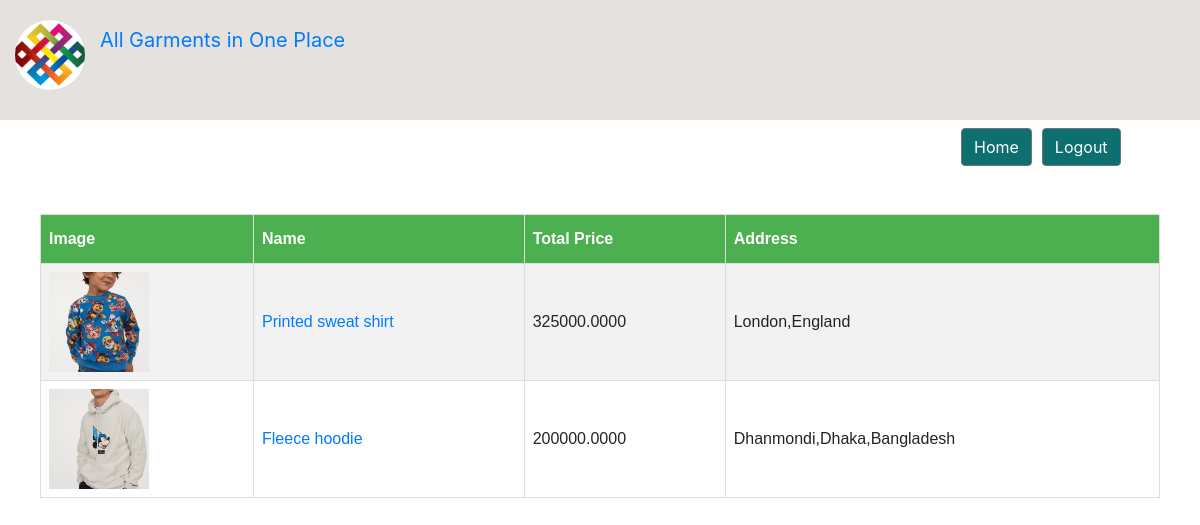
The app's page /order.php (signed in) with its own data.
### tables this page shows
CREATE TABLE `order_info` (
  `order_id` int(64) NOT NULL,
  `product_id` int(64) DEFAULT NULL,
  `quantity` int(64) DEFAULT NULL,
  `total_price` double(64,4) DEFAULT NULL,
  `address` text NOT NULL,
  `buyer_email` varchar(250) NOT NULL
);

CREATE TABLE `product_info` (
  `p_id` int(11) NOT NULL,
  `name` varchar(255) NOT NULL,
  `description` text NOT NULL,
  `image` varchar(500) NOT NULL,
  `price` double NOT NULL,
  `colour` text NOT NULL,
  `size` text NOT NULL,
  `min_order` int(50) NOT NULL,
  `gname` varchar(255) NOT NULL,
  `email` varchar(255) NOT NULL
);

### order.php (the view, shortened to what this page needs)
<!DOCTYPE html>
<html>
<head>
	<link rel="stylesheet" href="./css/style.css">
    <link rel="stylesheet" href="https://cdn.jsdelivr.net/npm/bootstrap@4.5.3/dist/css/bootstrap.min.css">
    <link rel="stylesheet" href="https://stackpath.bootstrapcdn.com/font-awesome/4.7.0/css/font-awesome.min.css">
</head>
<body>
	<?php include './header.php';
	$email=$_SESSION['email'];?>
   <div class="container-fluid topSection" style="background-color: #E5E1DE; padding-top: 20px; padding-bottom: 30px;">
       <div class="row">
           <div class="col-1">
               <img src="./picture/logo.png" alt="..." width="70" height="70" class="rounded-circle profileImg">
           </div>
           <div class="col-6">
               <div class="row">
                   <a class="navbar-brand" href="./index.php">All Garments in One Place</a>
               </div>
           </div>
       </div>
   </div>
   <div class="container-fluid">
       <nav class="navbar navbar-expand-lg">
           <div class="collapse navbar-collapse" id="navbarNav">
               <ul class="navbar-nav">
                   <li class="nav-item active">
                       <button type="button" onclick="window.location.href='./index.php'" class="btn btn-secondary" style="margin-left: 930px;background-color: #0d6f6f;">Home</button>
                   </li>
                   <li class="nav-item">
                       <button type="button" onclick="window.location.href='./logout.php'" class="btn btn-secondary" style="margin-left: 10px;background-color: #0d6f6f;">Logout</button>
                   </li>
               </ul>
           </div>
       </nav>
   </div>
   <div class="body" style="margin: 40px">
		<table id="customers">
			<tr>
				<th>Image</th>
				<th>Name</th>
				<th>Total Price</th>
				<th>Address</th>
			</tr>
			<?php
			$sql="select o.*,p.name,p.image from order_info o inner join product_info p on o.product_id=p.p_id where o.buyer_email='$email'";
			$result = mysqli_query($conn, $sql);
			while($row = mysqli_fetch_array($result)) {
				echo '
				<tr>
	 				<td><img src="./picture/product/'.$row['image'].'" width="100" height="100"/></td>
	 				<td><a href="./productdetails.php?id='.$row['product_id'].'">'.$row['name'].'</a></td>
	 				<td>'.$row['total_price'].'</td>
	 				<td>'.$row['address'].'</td>
	 			</tr> ';
			}
		?>
		</table>
	</div>
</body>
</html>

### css/style.css (style rules this page uses)
* { box-sizing: border-box; }
body { margin: 0; font-family: Arial, Helvetica, sans-serif; }

### order.php (style rules this page uses)
#customers { font-family: "Trebuchet MS", Arial, Helvetica, sans-serif; border-collapse: collapse; width: 100%; }
#customers td, #customers th { border: 1px solid #ddd; padding: 8px; }
#customers tr:nth-child(even) { background-color: #f2f2f2; }
#customers th { padding-top: 12px; padding-bottom: 12px; text-align: left; background-color: #4CAF50; color: white; }
img { object-fit: cover; }

### records on screen
order_info: product_info.image (picture), product_info.name "Printed sweat shirt", total_price "325000.0000", address "London,England"
order_info: product_info.image (picture), product_info.name "Fleece hoodie", total_price "200000.0000", address "Dhanmondi,Dhaka,Bangladesh"
